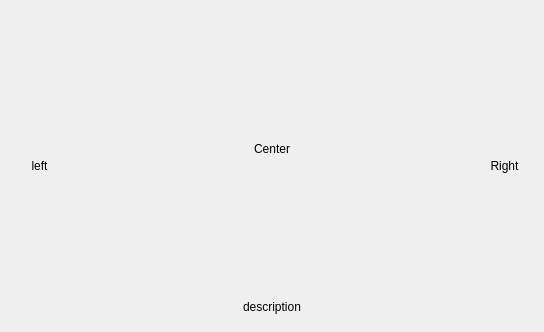
<?xml version="1.0" encoding="UTF-8"?>
<ui version="4.0">
 <class>vGMainMenu</class>
 <widget class="QWidget" name="vGMainMenu">
  <property name="geometry">
   <rect>
    <x>0</x>
    <y>0</y>
    <width>544</width>
    <height>332</height>
   </rect>
  </property>
  <property name="focusPolicy">
   <enum>Qt::StrongFocus</enum>
  </property>
  <property name="windowTitle">
   <string>Form</string>
  </property>
  <layout class="QGridLayout" name="gridLayout_2">
   <item row="0" column="0">
    <layout class="QGridLayout" name="gridLayout" rowstretch="10,1" columnstretch="1,7,1" rowminimumheight="0,0">
     <item row="0" column="1">
      <widget class="QLabel" name="lab_center">
       <property name="sizePolicy">
        <sizepolicy hsizetype="Ignored" vsizetype="Ignored">
         <horstretch>0</horstretch>
         <verstretch>0</verstretch>
        </sizepolicy>
       </property>
       <property name="styleSheet">
        <string notr="true">gridline-color: rgb(85, 85, 0);</string>
       </property>
       <property name="text">
        <string>Center</string>
       </property>
       <property name="scaledContents">
        <bool>false</bool>
       </property>
       <property name="alignment">
        <set>Qt::AlignCenter</set>
       </property>
       <property name="margin">
        <number>-1</number>
       </property>
      </widget>
     </item>
     <item row="1" column="1">
      <widget class="QLabel" name="lab_description">
       <property name="sizePolicy">
        <sizepolicy hsizetype="Ignored" vsizetype="Ignored">
         <horstretch>0</horstretch>
         <verstretch>0</verstretch>
        </sizepolicy>
       </property>
       <property name="text">
        <string>description</string>
       </property>
       <property name="scaledContents">
        <bool>true</bool>
       </property>
       <property name="alignment">
        <set>Qt::AlignCenter</set>
       </property>
      </widget>
     </item>
     <item row="0" column="0" rowspan="2">
      <widget class="QLabel" name="lab_left">
       <property name="sizePolicy">
        <sizepolicy hsizetype="Ignored" vsizetype="Ignored">
         <horstretch>0</horstretch>
         <verstretch>0</verstretch>
        </sizepolicy>
       </property>
       <property name="text">
        <string>left</string>
       </property>
       <property name="scaledContents">
        <bool>false</bool>
       </property>
       <property name="alignment">
        <set>Qt::AlignCenter</set>
       </property>
      </widget>
     </item>
     <item row="0" column="2" rowspan="2">
      <widget class="QLabel" name="lab_right">
       <property name="sizePolicy">
        <sizepolicy hsizetype="Ignored" vsizetype="Ignored">
         <horstretch>0</horstretch>
         <verstretch>0</verstretch>
        </sizepolicy>
       </property>
       <property name="text">
        <string>Right</string>
       </property>
       <property name="scaledContents">
        <bool>false</bool>
       </property>
       <property name="alignment">
        <set>Qt::AlignCenter</set>
       </property>
      </widget>
     </item>
    </layout>
   </item>
  </layout>
 </widget>
 <resources/>
 <connections/>
</ui>
